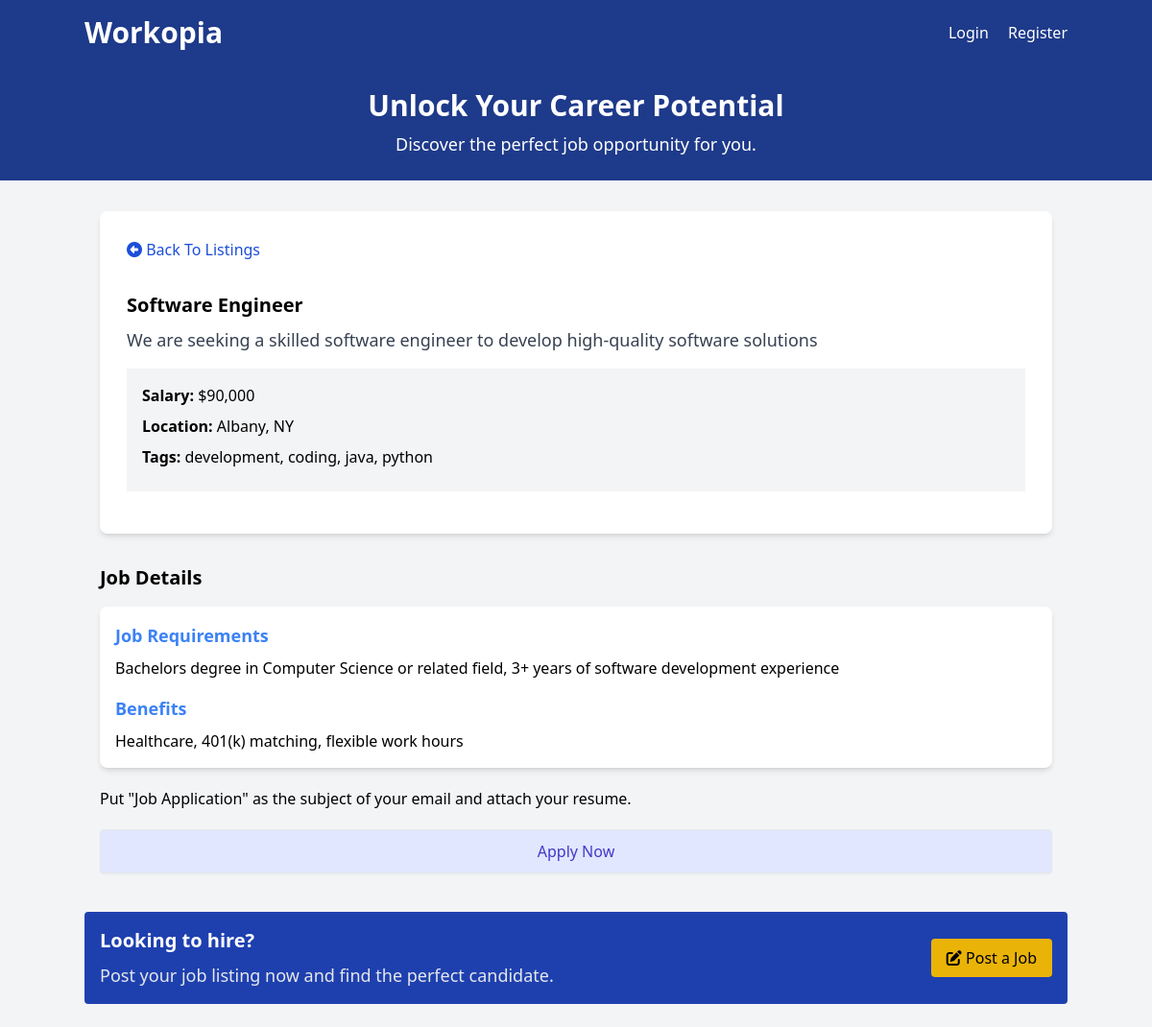
Page /listings/1 on the committed database.
### tables this page shows
CREATE TABLE IF NOT EXISTS `listings` (
    `id` int NOT NULL AUTO_INCREMENT,
    `user_id` int NOT NULL,
    `title` varchar(255) NOT NULL,
    `description` longtext,
    `salary` varchar(45) DEFAULT NULL,
    `tags` varchar(255) DEFAULT NULL,
    `company` varchar(45) DEFAULT NULL,
    `address` varchar(255) DEFAULT NULL,
    `city` varchar(45) DEFAULT NULL,
    `state` varchar(45) DEFAULT NULL,
    `phone` varchar(45) DEFAULT NULL,
    `email` varchar(45) DEFAULT NULL,
    `requirements` longtext,
    `benefits` longtext,
    `created_at` timestamp NULL DEFAULT CURRENT_TIMESTAMP,
    PRIMARY KEY (`id`),
    KEY `fk_listings_users_idx` (`user_id`),
    CONSTRAINT `fk_listings_users` FOREIGN KEY (`user_id`) REFERENCES `users` (`id`) ON DELETE CASCADE ON UPDATE CASCADE
    );

### Framework/Session.php (called while the page is built, shortened)
<?php
class Session
{
    public static function has($key)
    {
        return isset($_SESSION[$key]);
    }
}

### App/controllers/ListingController.php (called while the page is built, shortened)
<?php
class ListingController
{
    protected $db;
    public function __construct()
    {
        $config = require basePath('config/db.php');
        $this->db = new Database($config);
    }
    public function show($params)
    {
        $id = $params['id'] ?? '';
        $params = [
            'id' => $id
        ];
        $listing = $this->db->query('SELECT * FROM listings WHERE id = :id', $params)->fetch();
        loadView('listings/show', [
            'listing' => $listing
        ]);
    }
}

### public/index.php (called while the page is built, shortened)
<?php
require '../helpers.php';
$router = new Router();
$uri = parse_url($_SERVER['REQUEST_URI'], PHP_URL_PATH);
$router->route($uri);

### Framework/Database.php (called while the page is built, shortened)
<?php
class Database
{
    public $conn;
    public function __construct($config)
    {
        $dsn = "mysql:host={$config['host']};port={$config['port']};dbname={$config['dbname']}";
        $options = [
            PDO::ATTR_ERRMODE => PDO::ERRMODE_EXCEPTION,
            PDO::ATTR_DEFAULT_FETCH_MODE => PDO::FETCH_OBJ
        ];
        try {
            $this->conn = new PDO($dsn, $config['username'], $config['password'], $options);
        } catch (PDOException $e) {
            throw new Exception("Database connection failed: {$e->getMessage()}");
        }
    }
    public function query($query, $params = [])
    {
        try {
            $sth = $this->conn->prepare($query);
            foreach ($params as $param => $value) {
                $sth->bindValue(':' . $param, $value);
            }
            $sth->execute();
            return $sth;
        } catch (PDOException $e) {
            throw new Exception("Query failed to execute: {$e->getMessage()}");
        }
    }
}

### App/views/listings/show.view.php (the view, shortened to what this page needs)
<?= loadPartial('head') ?>
<?= loadPartial('navbar') ?>
<?= loadPartial('top-banner') ?>
    <section class="container mx-auto p-4 mt-4">
        <div class="rounded-lg shadow-md bg-white p-3">
            <div class="flex justify-between items-center">
                <a class="block p-4 text-blue-700" href="/listings">
                    <i class="fa fa-arrow-alt-circle-left"></i>
                    Back To Listings
                </a>
            </div>
            <div class="p-4">
                <h2 class="text-xl font-semibold"><?= $listing->title ?></h2>
                <p class="text-gray-700 text-lg mt-2">
                    <?= $listing->description ?>
                </p>
                <ul class="my-4 bg-gray-100 p-4">
                    <li class="mb-2"><strong>Salary:</strong> <?= formatSalary($listing->salary) ?></li>
                    <li class="mb-2">
                        <strong>Location:</strong> <?= $listing->city ?>, <?= $listing->state ?>
                    </li>
                    <?php if (!empty($listing->tags)) : ?>
                        <li class="mb-2">
                            <strong>Tags:</strong> <?= $listing->tags ?>
                        </li>
                    <?php endif; ?>
                </ul>
            </div>
        </div>
    </section>
    <section class="container mx-auto p-4">
        <h2 class="text-xl font-semibold mb-4">Job Details</h2>
        <div class="rounded-lg shadow-md bg-white p-4">
            <h3 class="text-lg font-semibold mb-2 text-blue-500">
                Job Requirements
            </h3>
            <p>
                <?= $listing->requirements ?>
            </p>
            <h3 class="text-lg font-semibold mt-4 mb-2 text-blue-500">Benefits</h3>
            <p><?= $listing->benefits ?></p>
        </div>
        <p class="my-5">
            Put "Job Application" as the subject of your email and attach your
            resume.
        </p>
        <a href="mailto:<?= $listing->email ?>" class="block w-full text-center px-5 py-2.5 shadow-sm rounded border text-base font-medium cursor-pointer text-indigo-700 bg-indigo-100 hover:bg-indigo-200">
            Apply Now
        </a>
    </section>
<?= loadPartial('bottom-banner') ?>
<?= loadPartial('footer') ?>

### Framework/Router.php (shortened to what this page needs)
<?php
class Router
{
    protected $routes = [];
    public function registerRoute($method, $uri, $action, $middleware = [])
    {
        list($controller, $controllerMethod) = explode('@', $action);
        $this->routes[] = [
            'method' => $method,
            'uri' => $uri,
            'controller' => $controller,
            'controllerMethod' => $controllerMethod,
            'middleware' => $middleware
        ];
    }
    public function route($uri)
    {
        $requestMethod = $_SERVER['REQUEST_METHOD'];
        foreach ($this->routes as $route) {
            $uriSegments = explode('/', trim($uri, '/'));
            $routeSegments = explode('/', trim($route['uri'], '/'));
            if (count($uriSegments) === count($routeSegments) && strtoupper($route['method'] === $requestMethod)) {
                $params = [];
                $match = true;
                for ($i = 0; $i < count($uriSegments); $i++) {
                    if ($routeSegments[$i] !== $uriSegments[$i] && !preg_match('/\{(.+?)\}/', $routeSegments[$i])) {
                        $match = false;
                        break;
                    }
                    if (preg_match('/\{(.+?)\}/', $routeSegments[$i], $matches)) {
                        $params[$matches[1]] = $uriSegments[$i];
                    }
                }
                if ($match) {
                    $controllerMethod = $route['controllerMethod'];
                    $controllerInstance = new $controller();
                    $controllerInstance->$controllerMethod($params);
                    return;
                }
            }
        }
    }
}

### App/views/partials/navbar.php (shortened to what this page needs)
<header class="bg-blue-900 text-white p-4">
    <div class="container mx-auto flex justify-between items-center">
        <h1 class="text-3xl font-semibold">
            <a href="/">Workopia</a>
        </h1>
        <nav class="space-x-4">
            <?php if (Session::has('user')) : ?>
                <div class="flex justify-between items-center gap-4">
                    <div class="text-blue-500">
                        Welcome <?= Session::get('user')['name'] ?>
                    </div>
                    <form method="POST" action="/auth/logout">
                        <button type="submit" class="text-white inline hover:underline">Logout</button>
                    </form>
                    <a href="/listings/create" class="bg-yellow-500 hover:bg-yellow-600 text-black px-4 py-2 rounded hover:shadow-md transition duration-300"><i class="fa fa-edit"></i> Post a Job</a>
                </div>
            <?php else : ?>
                <a href="/auth/login" class="text-white hover:underline">Login</a>
                <a href="/auth/register" class="text-white hover:underline">Register</a>
            <?php endif; ?>
        </nav>
    </div>
</header>

### App/views/partials/top-banner.php
<section class="bg-blue-900 text-white py-6 text-center">
    <div class="container mx-auto">
        <h2 class="text-3xl font-semibold">Unlock Your Career Potential</h2>
        <p class="text-lg mt-2">
            Discover the perfect job opportunity for you.
        </p>
    </div>
</section>

### App/views/partials/bottom-banner.php
<section class="container mx-auto my-6">
    <div class="bg-blue-800 text-white rounded p-4 flex items-center justify-between">
        <div>
            <h2 class="text-xl font-semibold">Looking to hire?</h2>
            <p class="text-gray-200 text-lg mt-2">
                Post your job listing now and find the perfect candidate.
            </p>
        </div>
        <a href="/listings/create" class="bg-yellow-500 hover:bg-yellow-600 text-black px-4 py-2 rounded hover:shadow-md transition duration-300">
            <i class="fa fa-edit"></i> Post a Job
        </a>
    </div>
</section>

### rows in the picture
listings: title "Software Engineer", description "We are seeking a skilled software engineer to develop high-quality software solutions", salary "$90,000", city "Albany", state "NY", tags "development, coding, java, python", requirements "Bachelors degree in Computer Science or related field, 3+ years of software development experience", benefits "Healthcare, 401(k) matching, flexible work hours"
